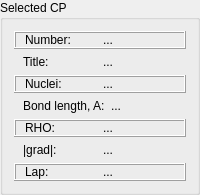
         <widget class="QGroupBox" name="groupBox_30">
          <property name="minimumSize">
           <size>
            <width>0</width>
            <height>0</height>
           </size>
          </property>
          <property name="title">
           <string>Selected CP</string>
          </property>
          <layout class="QVBoxLayout" name="verticalLayout_16">
           <item>
            <widget class="QFrame" name="frame_110">
             <property name="frameShape">
              <enum>QFrame::Box</enum>
             </property>
             <property name="frameShadow">
              <enum>QFrame::Raised</enum>
             </property>
             <layout class="QHBoxLayout" name="horizontalLayout_112">
              <property name="topMargin">
               <number>0</number>
              </property>
              <property name="bottomMargin">
               <number>0</number>
              </property>
              <item>
               <widget class="QLabel" name="label_82">
                <property name="text">
                 <string>Number:</string>
                </property>
               </widget>
              </item>
              <item>
               <widget class="QLabel" name="selectedCP">
                <property name="text">
                 <string>...</string>
                </property>
               </widget>
              </item>
             </layout>
            </widget>
           </item>
           <item>
            <widget class="QFrame" name="frame_2">
             <property name="minimumSize">
              <size>
               <width>0</width>
               <height>0</height>
              </size>
             </property>
             <property name="frameShape">
              <enum>QFrame::NoFrame</enum>
             </property>
             <property name="frameShadow">
              <enum>QFrame::Raised</enum>
             </property>
             <layout class="QHBoxLayout" name="horizontalLayout_5">
              <property name="topMargin">
               <number>0</number>
              </property>
              <property name="bottomMargin">
               <number>0</number>
              </property>
              <item>
               <widget class="QLabel" name="label_88">
                <property name="text">
                 <string>Title:</string>
                </property>
               </widget>
              </item>
              <item>
               <widget class="QLabel" name="selected_cp_title">
                <property name="text">
                 <string>...</string>
                </property>
               </widget>
              </item>
             </layout>
            </widget>
           </item>
           <item>
            <widget class="QFrame" name="frame_87">
             <property name="frameShape">
              <enum>QFrame::Box</enum>
             </property>
             <property name="frameShadow">
              <enum>QFrame::Raised</enum>
             </property>
             <layout class="QHBoxLayout" name="horizontalLayout_88">
              <property name="topMargin">
               <number>0</number>
              </property>
              <property name="bottomMargin">
               <number>0</number>
              </property>
              <item>
               <widget class="QLabel" name="label_107">
                <property name="text">
                 <string>Nuclei:</string>
                </property>
               </widget>
              </item>
              <item>
               <widget class="QLabel" name="selectedCP_nuclei">
                <property name="text">
                 <string>...</string>
                </property>
               </widget>
              </item>
             </layout>
            </widget>
           </item>
           <item>
            <widget class="QFrame" name="frame_109">
             <property name="frameShape">
              <enum>QFrame::NoFrame</enum>
             </property>
             <property name="frameShadow">
              <enum>QFrame::Raised</enum>
             </property>
             <layout class="QHBoxLayout" name="horizontalLayout_156">
              <property name="topMargin">
               <number>0</number>
              </property>
              <property name="bottomMargin">
               <number>0</number>
              </property>
              <item>
               <widget class="QLabel" name="label_111">
                <property name="text">
                 <string>Bond length, A:</string>
                </property>
               </widget>
              </item>
              <item>
               <widget class="QLabel" name="selected_cp_bond_len">
                <property name="text">
                 <string>...</string>
                </property>
               </widget>
              </item>
             </layout>
            </widget>
           </item>
           <item>
            <widget class="QFrame" name="frame_111">
             <property name="frameShape">
              <enum>QFrame::Box</enum>
             </property>
             <property name="frameShadow">
              <enum>QFrame::Raised</enum>
             </property>
             <layout class="QHBoxLayout" name="horizontalLayout_113">
              <property name="topMargin">
               <number>0</number>
              </property>
              <property name="bottomMargin">
               <number>0</number>
              </property>
              <item>
               <widget class="QLabel" name="label_84">
                <property name="text">
                 <string>RHO:</string>
                </property>
               </widget>
              </item>
              <item>
               <widget class="QLabel" name="FormSelectedCP_f">
                <property name="text">
                 <string>...</string>
                </property>
               </widget>
              </item>
             </layout>
            </widget>
           </item>
           <item>
            <widget class="QFrame" name="frame_112">
             <property name="frameShape">
              <enum>QFrame::NoFrame</enum>
             </property>
             <property name="frameShadow">
              <enum>QFrame::Raised</enum>
             </property>
             <layout class="QHBoxLayout" name="horizontalLayout_114">
              <property name="topMargin">
               <number>0</number>
              </property>
              <property name="bottomMargin">
               <number>0</number>
              </property>
              <item>
               <widget class="QLabel" name="label_85">
                <property name="text">
                 <string>|grad|:</string>
                </property>
               </widget>
              </item>
              <item>
               <widget class="QLabel" name="FormSelectedCP_g">
                <property name="text">
                 <string>...</string>
                </property>
               </widget>
              </item>
             </layout>
            </widget>
           </item>
           <item>
            <widget class="QFrame" name="frame_113">
             <property name="frameShape">
              <enum>QFrame::Box</enum>
             </property>
             <property name="frameShadow">
              <enum>QFrame::Raised</enum>
             </property>
             <layout class="QHBoxLayout" name="horizontalLayout_115">
              <property name="topMargin">
               <number>0</number>
              </property>
              <property name="bottomMargin">
               <number>0</number>
              </property>
              <item>
               <widget class="QLabel" name="label_87">
                <property name="text">
                 <string>Lap:</string>
                </property>
               </widget>
              </item>
              <item>
               <widget class="QLabel" name="FormSelectedCP_lap">
                <property name="frameShape">
                 <enum>QFrame::NoFrame</enum>
                </property>
                <property name="text">
                 <string>...</string>
                </property>
               </widget>
              </item>
             </layout>
            </widget>
           </item>
          </layout>
         </widget>
